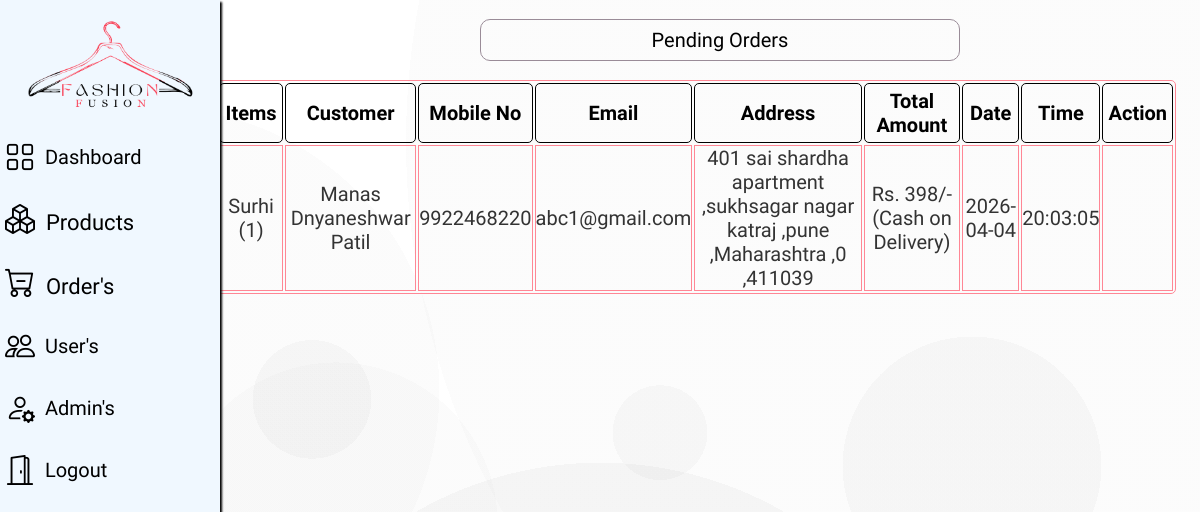
The app's page /Admin/pendingorders.php (signed in), older data.
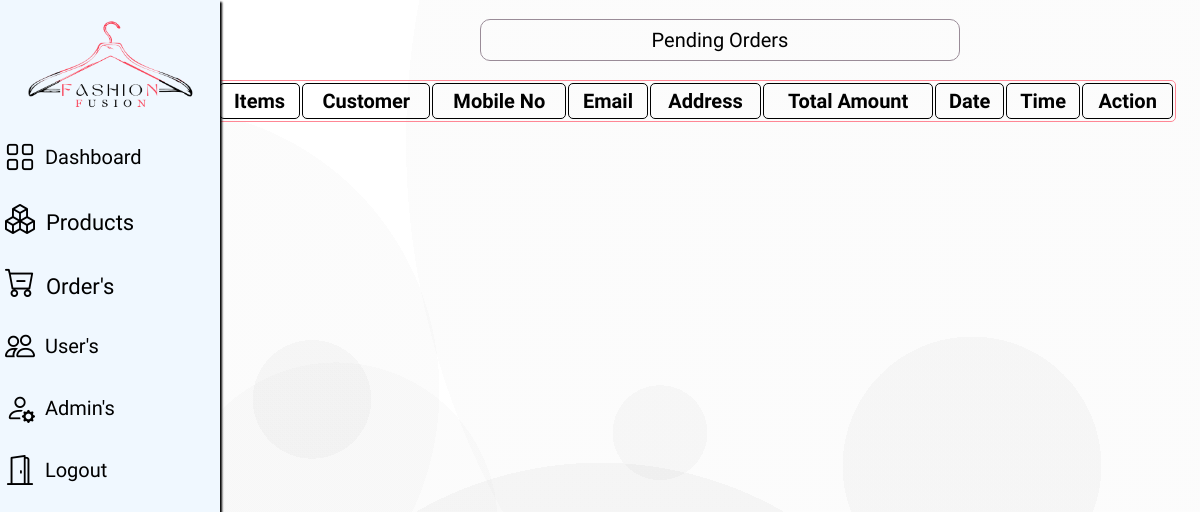
The same page, newer data.
### tables this page shows
CREATE TABLE `orders` (
  `order_id` int(11) NOT NULL,
  `items` varchar(255) DEFAULT NULL,
  `custname` varchar(255) DEFAULT NULL,
  `contactno` varchar(15) DEFAULT NULL,
  `email` varchar(255) DEFAULT NULL,
  `gender` varchar(255) DEFAULT NULL,
  `address` varchar(255) DEFAULT NULL,
  `city` varchar(100) DEFAULT NULL,
  `state` varchar(100) DEFAULT NULL,
  `country` int(100) DEFAULT NULL,
  `pincode` int(20) DEFAULT NULL,
  `payment` varchar(50) DEFAULT NULL,
  `status` varchar(50) DEFAULT 'pending',
  `order_date` date DEFAULT curdate(),
  `order_time` time DEFAULT curtime()
);

### Admin/pendingorders.php (the view, shortened to what this page needs)
<html>
<head>
    <link rel="stylesheet" href="css/styles.css">
    <link rel="stylesheet" href="css/p_detail.css">
    <link rel="stylesheet" href="https://cdn.jsdelivr.net/npm/bootstrap-icons@1.11.3/font/bootstrap-icons.min.css">
</head>
<body>
   <div class="side-menu">
        <?php @include 'header.php';?>
    </div>
   <div class="container">
<center>
<p class="message">Pending Orders</p>
<div class="container">
<section class="display-product-table">
   <table>
      <thead>
         <th>Items</th>
         <th>Customer</th>
         <th>Mobile No</th>
         <th>Email</th>
         <th>Address</th>
         <th>Total Amount</th>
         <th>Date</th>
         <th>Time</th>
         <th>Action</th>
      </thead>
      <tbody>
         <?php
         mysqli_select_db($con, "fashionfusion");
         $q1 = "SELECT * FROM `orders` where status='pending' ";
         $result = mysqli_query($con, $q1);
         if(mysqli_num_rows($result) > 0){
         while($row = mysqli_fetch_assoc($result)){
         ?>
         <tr>
         <td><?= htmlspecialchars($row['items']); ?></td>
<td><?= htmlspecialchars($row['custname']); ?></td>
<td><?= htmlspecialchars($row['contactno']); ?></td>
<td><?= htmlspecialchars($row['email']); ?></td>
<td>
<?= htmlspecialchars(
$row['address'].' ,'.$row['city'].' ,'.$row['state'].' ,'.$row['country'].' ,'.$row['pincode']
); ?>
</td>
 <td><?php echo htmlspecialchars ($row['payment']); ?></td>
            <td><?php echo htmlspecialchars ($row['order_date']); ?></td>
            <td><?php echo htmlspecialchars ($row['order_time']); ?></td>
            <td>
               <a title='Approved' href="pendingorders.php?approved=<?php echo $row['order_id']; ?>"onclick="return confirm('are your sure you want to Approve this?');"> <ion-icon class='orderbtn' name="checkmark-done-outline"></ion-icon></a>
            </td>
         </tr><?php
                  }
                  }
               ?>
      </tbody>
   </table>
</section>
</div>
</body>
</html>

Row changes from the older to the newer data that the page shows:
removed orders: items "Surhi (1)", custname "Manas Dnyaneshwar Patil", contactno "9922468220", email "abc1@gmail.com", address+city+state "401 sai shardha apartment ,sukhsagar nagar katraj ,pune ,Maharashtra ,0 ,411039", payment "Rs. 398/- (Cash on Delivery)", order_date "2026-04-04", order_time "20:03:05"
